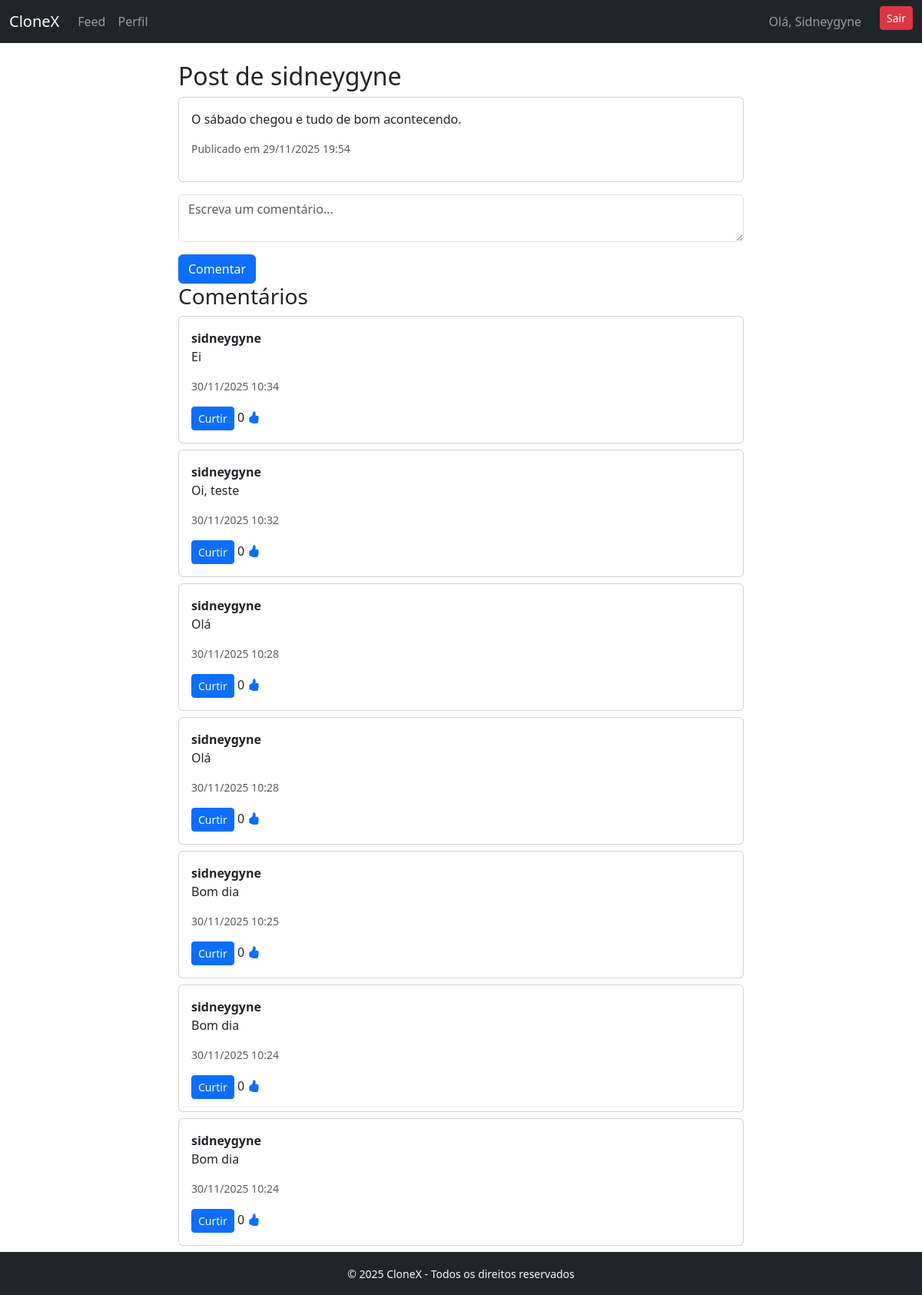
/comments/4/ (signed in), run on the app's committed database.
### accounts/models.py (models this page shows, shortened)
class Profile(models.Model):
    user = models.OneToOneField(User, on_delete=models.CASCADE, related_name="profile")
    display_name = models.CharField(max_length=100, blank=True)
    avatar = models.ImageField(upload_to="avatars/", blank=True, null=True)
    bio = models.CharField(max_length=160, blank=True)
    created_at = models.DateTimeField(auto_now_add=True)

### social/models.py (models this page shows, shortened)
class Post(models.Model):
    author = models.ForeignKey(User, on_delete=models.CASCADE, related_name="posts")
    content = models.CharField(max_length=280)
    image = models.ImageField(upload_to="posts/", blank=True, null=True)
    created_at = models.DateTimeField(auto_now_add=True)

class Comment(models.Model):
    author = models.ForeignKey(
        User,
        related_name="user_comments",   # 🔹 comentários feitos pelo usuário
        on_delete=models.CASCADE
    )
    post = models.ForeignKey(
        Post,
        related_name="comments",        # 🔹 comentários do post
        on_delete=models.CASCADE
    )
    content = models.TextField()
    created_at = models.DateTimeField(auto_now_add=True)

### social/views.py (the view)
# urls.py: path("comments/<int:post_id>/", comments_view, name="comments"),
@login_required
def comments_view(request, post_id):
    post = get_object_or_404(Post, id=post_id)
    if request.method == "POST":
        form = CommentForm(request.POST)
        if form.is_valid():
            novo_comentario = form.save(commit=False)
            novo_comentario.post = post
            novo_comentario.author = request.user
            novo_comentario.save()
            return JsonResponse({
                "id": novo_comentario.id,
                "author": request.user.username,
                "content": novo_comentario.content,
                "created_at": localtime(novo_comentario.created_at).strftime("%d/%m/%Y %H:%M"),
                "total_comments": post.comments.count(),  # 🔹 contador atualizado
            })
    else:
        comments = Comment.objects.filter(post=post).order_by("-created_at")
        form = CommentForm()
        liked_comments = CommentLike.objects.filter(user=request.user).values_list("comment_id", flat=True)
        return render(request, "comments.html", {
            "post": post,
            "comments": comments,
            "form": form,
            "liked_comments": liked_comments,
        })

### social/forms.py
class CommentForm(forms.ModelForm):
    class Meta:
        model = Comment
        fields = ["content"]
        labels = {
            "content": ""
        }
        widgets = {
            "content": forms.Textarea(attrs={
                "class": "form-control w-100",
                "rows": 2,
                "placeholder": "Escreva um comentário..."
            }),
        }

### templates/comments.html (shortened to what this page needs)
{% extends "base.html" %} {% load static %} {% block content %}
<h2>Post de {{ post.author.username }}</h2>
<div class="card mb-3">
  <div class="card-body">
    <p>{{ post.content }}</p>
    <p class="text-muted small">
      Publicado em {{ post.created_at|date:"d/m/Y H:i" }}
    </p>
  </div>
</div>
<form
  method="post"
  action="{% url 'comments' post.id %}"
  class="comment-form"
  data-post-id="{{ post.id }}"
>
  {% csrf_token %} {{ form.as_p }}
  <button type="submit" class="btn btn-primary">Comentar</button>
</form>
<h3>Comentários</h3>
<div id="comments-list-{{ post.id }}">
  {% for comment in comments %}
  <div class="card mb-2">
    <div class="card-body">
      <strong>{{ comment.author.username }}</strong>
      <p>{{ comment.content }}</p>
      <p class="text-muted small">{{ comment.created_at|date:"d/m/Y H:i" }}</p>
      <form
        method="post"
        action="{% url 'toggle-comment-like' comment.id %}"
        class="comment-like-form d-inline"
        data-comment-id="{{ comment.id }}"
      >
        {% csrf_token %} {% if comment.id in liked_comments %}
        <button type="submit" class="btn btn-sm btn-danger">Descurtir</button>
        {% else %}
        <button type="submit" class="btn btn-sm btn-primary">Curtir</button>
        {% endif %}
      </form>
      <span id="comment-likes-count-{{ comment.id }}">
        <span class="like-number">{{ comment.likes.count }}</span>
        <i class="bi bi-hand-thumbs-up-fill text-primary"></i>
      </span>
    </div>
  </div>
  {% empty %}
  <p>Nenhum comentário ainda.</p>
  {% endfor %}
</div>
{% endblock %}

### templates/base.html (shortened to what this page needs)
{% load static %}
<!DOCTYPE html>
<html lang="pt-br">
<head>
  <link rel="stylesheet" href="{% static 'css/style.css' %}">
  <link rel="stylesheet" href="https://cdn.jsdelivr.net/npm/bootstrap@5.3.2/dist/css/bootstrap.min.css">
  <link rel="stylesheet" href="https://cdn.jsdelivr.net/npm/bootstrap-icons@1.11.1/font/bootstrap-icons.css">
</head>
{% load static %}
<body>
  <nav class="navbar navbar-expand-lg navbar-dark bg-dark">
    <div class="container-fluid">
      <a class="navbar-brand" href="/">CloneX</a>
      <div class="collapse navbar-collapse" id="navbarNav">
        <ul class="navbar-nav me-auto">
          <li class="nav-item"><a class="nav-link" href="/feed/">Feed</a></li>
          <li class="nav-item"><a class="nav-link" href="/{{ user.username }}/">Perfil</a></li>
        </ul>
        <ul class="navbar-nav">
          {% if user.is_authenticated %}
            <li class="nav-item pe-3"><span class="nav-link">Olá, {{ user.profile.display_name }}</span></li>
            <li class="nav-item p">
              <form method="post" action="{% url 'logout' %}">
                <button class="btn btn-danger btn-sm" type="submit">Sair</button>
              </form>
            </li>
          {% else %}
            <li class="nav-item"><a class="nav-link" href="{% url 'login' %}">Entrar</a></li>
            <li class="nav-item"><a class="nav-link" href="{% url 'register' %}">Registrar</a></li>
          {% endif %}
        </ul>
      </div>
    </div>
  </nav>
  <main class="container mt-4">
    <div class="row justify-content-center">
      <div class="col-md-8">
        {% block content %}{% endblock %}
      </div>
    </div>
  </main>
  <footer>
    <small>&copy; 2025 CloneX - Todos os direitos reservados</small>
  </footer>
</body>
</html>

### templates/base.html (style rules this page uses)
html, body { height: 100%; margin: 0; }
body { display: flex; flex-direction: column; min-height: 100vh; }
main { flex: 1; }
footer { background: #212529; color: #f8f9fa; text-align: center; padding: 1rem; }

### data on the page
Post: author.username "sidneygyne", content "O sábado chegou e tudo de bom acontecendo.", created_at "29/11/2025 19:54"
Comment: author.username "sidneygyne", content "Ei", created_at "30/11/2025 10:34", shows "Curtir", likes.count "0"
Comment: author.username "sidneygyne", content "Oi, teste", created_at "30/11/2025 10:32", shows "Curtir", likes.count "0"
Comment: author.username "sidneygyne", content "Olá", created_at "30/11/2025 10:28", shows "Curtir", likes.count "0"
Comment: author.username "sidneygyne", content "Olá", created_at "30/11/2025 10:28", shows "Curtir", likes.count "0"
Comment: author.username "sidneygyne", content "Bom dia", created_at "30/11/2025 10:25", shows "Curtir", likes.count "0"
Comment: author.username "sidneygyne", content "Bom dia", created_at "30/11/2025 10:24", shows "Curtir", likes.count "0"
Comment: author.username "sidneygyne", content "Bom dia", created_at "30/11/2025 10:24", shows "Curtir", likes.count "0"

### other printed values
{{ user.profile.display_name }} "Sidneygyne"
